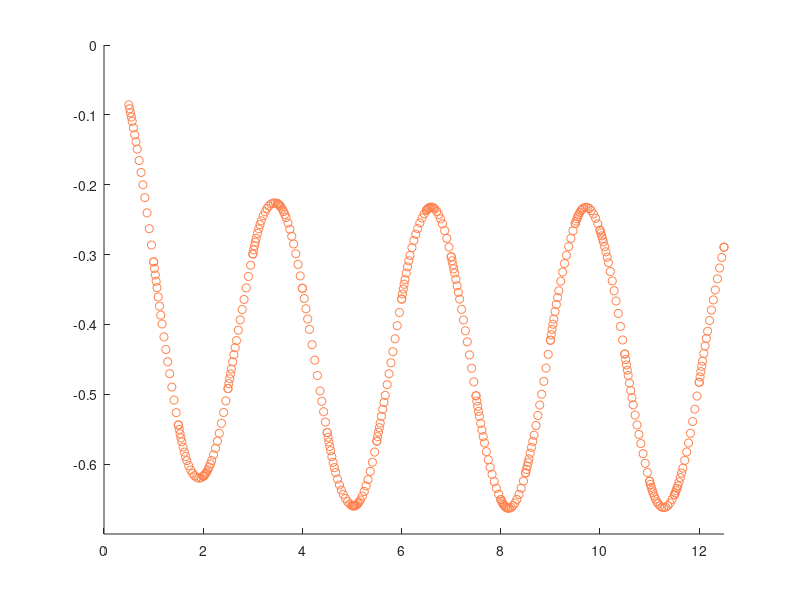
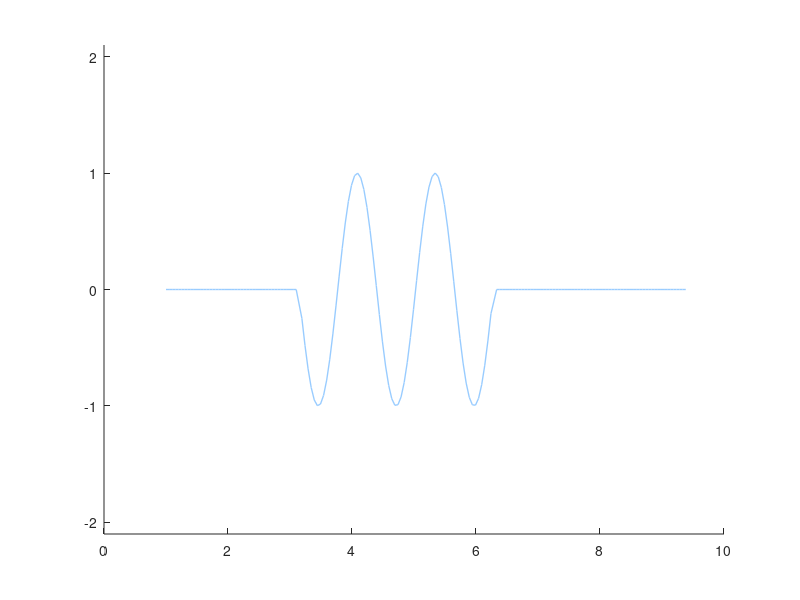
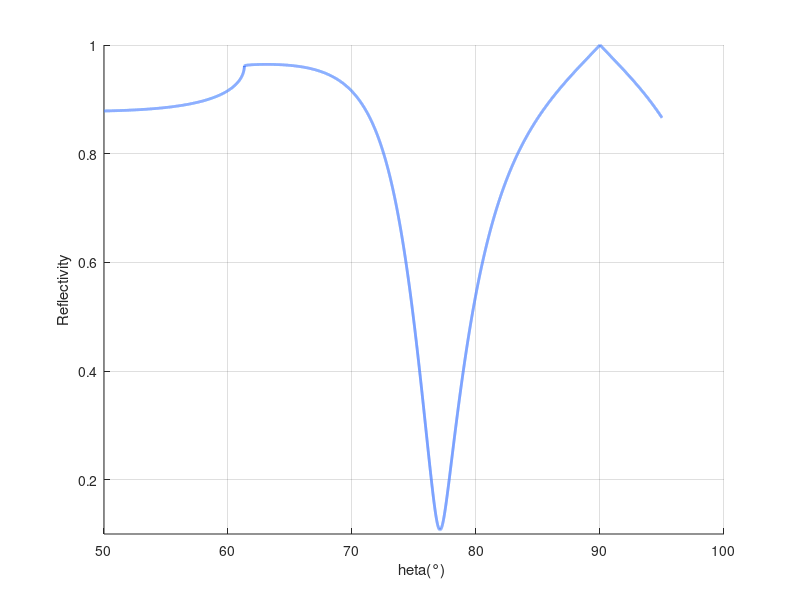

The MATLAB source for these figures, in order: (Note: this script raises an error after producing the figures.)
%%%%%%%%%%%%%%%%%%%%%%%%%%%%%%%%%%%%%%%%%%%%%%%%%%%%%%%%%%%%%%%%%%%%%%%%%%%%%%%%
% Surface Plasmon Resonance

% Author:   Deleteaz
% Email:    3011860885@qq.com
% Version:  Matlab2022b
% Config:   AMD Ryzen7 6800H && RTX3060
% Usage:    1.no need to change anything, just run.
%           2.t_step: float, Control the step of the time.
%           3.t_end: int, Control the end of time.
%           4.display: int, Control the drawing type, there are two
%           types: "0" and "1".
%           5.omega: float, Control the fequency of light.
%           6.fai: float, Control the light of phase.
%%%%%%%%%%%%%%%%%%%%%%%%%%%%%%%%%%%%%%%%%%%%%%%%%%%%%%%%%%%%%%%%%%%%%%%%%%%%%%%%

%%%%%%%%%%%%%%%%%%%%%%%%%%%%%%%%%%%%%%%%%%%%%%%%%%%%%%%%%%%%%%%%%%%%%%%%%%%%%%%%%%%%%%%
clc;clear;close all;
t_step = 0.5;
t_end = 25;
display = 0;

% Drude模型(电子在电磁场与库仑力的耦合作用下进行振荡行为)
% dp/dt = -qE- qvxB - p/tao;
% m(y'') = -qE - q(y')xB - m(y')/tao
% y = [y y'] => [y' y''] = [y(2); -qE/m-q[y(2)xB]-y(2)/tao]
figure()
hold on
ylim([-0.7,0])
tspan = [0, t_step];
y0 = [0, 0.01];
E = tspan(end);
% tao = 10;
ball = @(t, y) [y(2); -sin(2*E)-y(2)];
oset = odeset("MaxStep",10);
[t_ball, y_ball] = ode45(ball, tspan, y0, oset);
for i = 1:t_end
    tspan = t_ball(end) + [0; t_step];
    y0 = [y_ball(end,1), y_ball(end,2)];
    E = tspan(end);
    ball = @(t, y) [y(2); -sin(2*E)-y(2)];
    [t_ball, y_ball] = ode45(ball, tspan, y0, oset);
    x_ball = zeros(length(t_ball),1);
    for j = 1:length(t_ball)
        if display == 1
            x_draw = x_ball(j);
            y_draw = y_ball(j);
            h1 = plot(x_draw,y_draw,"LineStyle","none","Marker","o","Color",[1,0.5,0.3]);
            drawnow()
            pause(0.1)
            delete(h1)
        else
            xlim([0,t_end*t_step])
            x_draw = t_ball(j);
            y_draw = y_ball(j);
            h1 = plot(x_draw,y_draw,"LineStyle","none","Marker","o","Color",[1,0.5,0.3]);
            drawnow()
            pause(0.1)
        end
    end
end

%%%%%%%%%%%%%%%%%%%%%%%%%%%%%%%%%%%%%%%%%%%%%%%%%%%%%%%%%%%%%%%%%%%%%%%%%%%%%%%%%%%%%%%
clc;clear;close all;
t_step = 0.05;
omega = 5;
fai = 4;
display = 1;

% 电子集体振荡行为与光的耦合
x0 = [1:t_step:pi]'; x1 = [pi+t_step:t_step:2*pi]'; x2 = [2*pi+t_step:t_step:3*pi]';
x = [x0; x1; x2];
y_elect = [0*x0; sin(omega*x1); 0*x2];
y_light = sin(omega*x+fai);

figure()
hold on
if display == 1
    ylim([-2.1,2.1])
    h1 = plot(x,y_elect,"LineWidth",1,"Color",[0.6,0.8,1]);
else
    xlim([0,51])
    ylim([0,81])
end
light_I = sum(abs((y_elect(length(x0) + (1:length(x2))) - y_light(length(x0) + (1:length(x2))))));
for i = 1:50
    y_light = sin(omega*x+fai-0.1*i);
    light_I(i,1) = sum(abs((y_elect(length(x0) + (1:length(x2))) - ...
        y_light(length(x0) + (1:length(x2))))));
    if display == 1

        h2 = plot(x,y_light,"LineWidth",1,"Color",[1,0.5,0.3]);
        h3 = plot(x,y_light+y_elect,"LineWidth",2,"Color",[0.3,0.7,0.3]);
        drawnow()
        pause(0.1)
        delete(h2)
        delete(h3)
    else
        h4 = plot(light_I,"LineWidth",2,"Color",[0.6,0.8,1]);
        drawnow()
        pause(0.1)
    end
end

%%%%%%%%%%%%%%%%%%%%%%%%%%%%%%%%%%%%%%%%%%%%%%%%%%%%%%%%%%%%%%%%%%%%%%%%%%%%%%%%%%%%%%%
% Citation：
% 表面等离子共振效应中传统近似理论与薄膜光学理论
% doi:１０．３７８８／ｇｚｘｂ２０１０３９０７．１２１６
% Warning: I have changed the parameters.
clc;clear;close all;
lambda = 632.8 * 1e-9; % Wavelength
epsilon0 = 1.516^2; % Prism
epsilon1 = -8.5 + 0.7i; % Metal
epsilon2 = 1.33^2; % Medium
d = 50 * 1e-9; % Distance from metal to medium

theta_test = [50:0.005:95]';
R_theta = zeros(size(theta_test));

for i = 1:length(theta_test)
theta = pi/180 * theta_test(i); %incident angle（°）

k0x = (2*pi/lambda)*sqrt(epsilon0)*sin(theta);
k0z = sqrt((2*pi/lambda)^2*epsilon0 - k0x^2);
k1z = sqrt((2*pi/lambda)^2*epsilon1 - k0x^2);
k2z = sqrt((2*pi/lambda)^2*epsilon2 - k0x^2);

r01 = (epsilon1*k0z - epsilon0*k1z) / (epsilon1*k0z + epsilon0*k1z);
r12 = (epsilon2*k1z - epsilon1*k2z) / (epsilon2*k1z + epsilon1*k2z);

r012 = (r01 + r12*exp(2i*k1z*d)) / (1 + r01*r12*exp(2i*k1z*d));
R_theta(i,1) = abs(r012);
end
figure()
hold on
plot(theta_test,R_theta,"LineWidth",2,"Color",[0.3,0.5,1]);
grid on
xlabel("\theta(°)")
ylabel("Reflectivity")
ylim([0.1,1])

%%%%%%%%%%%%%%%%%%%%%%%%%%%%%%%%%%%%%%%%%%%%%%%%%%%%%%%%%%%%%%%%%%%%%%%%%%%%%%%%%%%%%%%
% 未能复现
% Warning: it may has some bugs.
clc;clear;close all;
lambda = 632.8 * 1e-9;
epsilon1 = -18 + 0.7i;
d = 50 * 1e-9;
N0 = 3.24;
syms n1 k1
eqn1 = real(epsilon1) == n1^2 - k1^2;
eqn2 = imag(epsilon1) == 2*n1*k1;
[n1, k1] = solve([eqn1,eqn2]);
n1 = double(n1(1));
k1 = double(k1(1));
N1 = n1 - k1*1i;
N2 = 1;

theta_test = [34:0.01:35.4]';
R_thetav = zeros(size(theta_test));

for i = 1:length(theta_test)
theta0 = pi/180 * theta_test(i);
theta1 = asin(N0/N1*sin(theta0));
theta2 = asin(N1/N2*sin(theta1));

itar0 = N0/cos(theta0);
itar1 = N1/cos(theta1);
itar2 = N2/cos(theta2);
sigma1 = 2*pi*N1*d*cos(theta1)/lambda;
A = [[cos(sigma1), 1i/itar1*sin(sigma1)]; [1i*itar1*sin(sigma1), cos(sigma1)]] * [1; itar2];
B = A(1,1); C = A(2,1);

r = (itar0 - C/B) / (itar0 + C/B);
R_thetav(i,1) = abs(r)^2;
end
figure()
plot(theta_test,R_thetav,"LineWidth",2,"Color",[0.3,0.5,1]);
